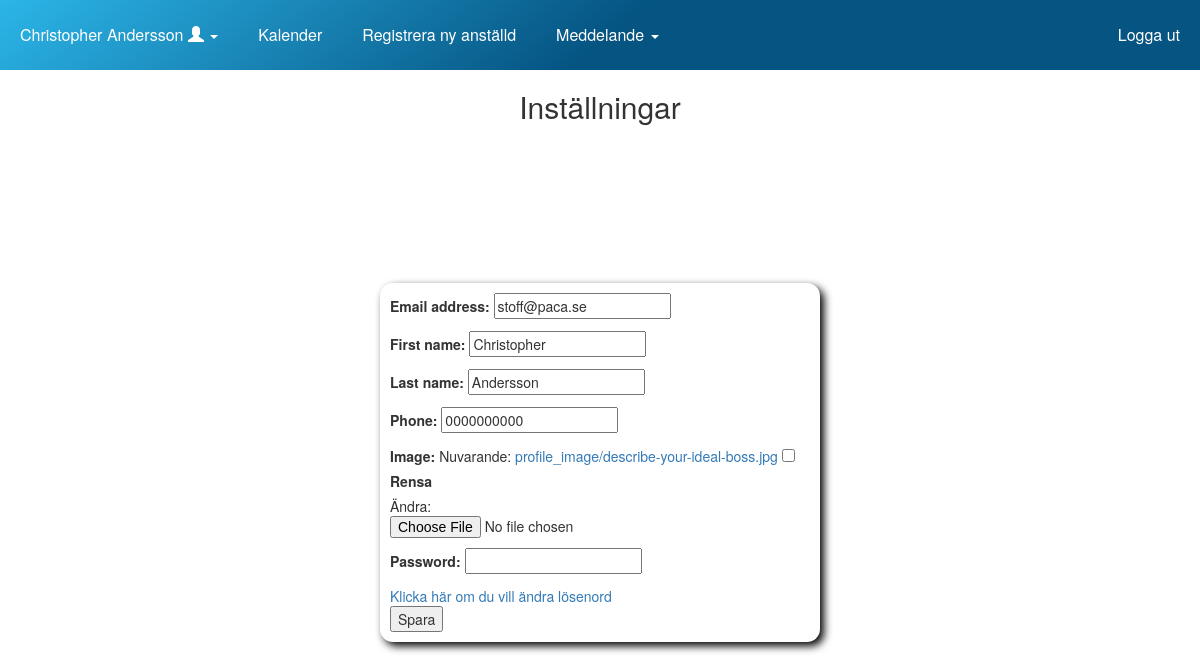
The app's page //edit_profile (signed in) with its own data.
### paca_app/models.py (models this page shows)
class User(AbstractUser):
    has_logged_in = models.BooleanField(default=False)
    phone = models.CharField(max_length=12)
    first_name = models.CharField(max_length=30)
    last_name = models.CharField(max_length=30)
    image = models.ImageField(upload_to="profile_image", blank=True)
    """ Nedan är för att förändra grundklassen som är inbyggd i Django """
    username = None
    email = models.EmailField(_('email address'), unique=True)
    USERNAME_FIELD = 'email'
    REQUIRED_FIELDS = []
    objects = UserManager()
    def __str__(self):
        return "{} {}".format(self.first_name, self.last_name)

### paca_app/views.py (the view, shortened to what this page needs)
# urls.py: path('/edit_profile', views.edit_profile, name='edit_profile'),
@login_required
def edit_profile(request):
    form = EditProfileForm(request.POST or None, instance=request.user)
    args = {'form': form}
    return render(request, 'edit_profile.html', args)

### paca_app/forms.py (shortened to what this page needs)
class EditProfileForm(UserChangeForm):
    password = forms.CharField(widget=forms.PasswordInput())
    class Meta:
        model = User
        fields = ['email', 'first_name', 'last_name', 'phone', 'image']
        exclude = []

### paca_app/templates/edit_profile.html (shortened to what this page needs)
{% extends 'base.html' %}
{% block header %}
  {% load static %}
  {{ block.super }}
{% endblock %}
{% block content %}
{% load static %}
  <h2>Inställningar</h2>
  <form method="post" id="formEdit" action=" " class="small-form" enctype="multipart/form-data">
   {{ form.as_p }}
   <div>
     <a href="{% url 'password' %}">Klicka här om du vill ändra lösenord</a>
   </div>
   <button type="submit">Spara</button>
 </form>
{% endblock %}

### paca_app/templates/base.html (shortened to what this page needs)
<!doctype html>
{% load static %}
<html lang="sv">
  <head>
    {% load static %}
    <link rel="stylesheet" href="//maxcdn.bootstrapcdn.com/bootstrap/3.2.0/css/bootstrap.min.css">
    <link rel="stylesheet" href="//maxcdn.bootstrapcdn.com/bootstrap/3.2.0/css/bootstrap-theme.min.css">
    <link rel="stylesheet" href="https://maxcdn.bootstrapcdn.com/bootstrap/3.3.7/css/bootstrap.min.css">
    <link href="https://cdnjs.cloudflare.com/ajax/libs/fullcalendar/3.9.0/fullcalendar.min.css" rel="stylesheet">
    <link href={% static "paca_app/calendar/fullcalendar.min.css"%} rel='stylesheet' />
    <link href={% static "paca_app/calendar/fullcalendar.print.min.css"%} rel='stylesheet' media='print' />
    <link rel="stylesheet" href="{% static '/stylesheets/overall.css' %}">
  </head>
  <body>
    {% block header %}
    <header>
      <nav id="firstHead">
        <ul id="Sort">
          <li class="nav-item dropdown">
              <a class="nav-link dropdown-toggle" href="#" id="navbarDropdown" data-toggle="dropdown" aria-haspopup="true" aria-expanded="false">
                {{request.user}}
                <span class="glyphicon glyphicon-user" aria-hidden="true"></span>
                <span class="caret"></span>
              </a>
          </li>
          <li class="nav-item">
            <a class="nav-link active" href="{% url 'index' %}">Kalender</a>
          </li>
          <li class="nav-item">
            <a class="nav-link disabled" href="/add_user">Registrera ny anställd</a>
          </li>
          <li class="nav-item dropdown">
            <a class="nav-link dropdown-toggle" href="#" id="navbarDropdownMenuLink" data-toggle="dropdown" aria-haspopup="true" aria-expanded="false">
              Meddelande
              <span class="caret"></span>
            </a>
          </li>
          <li class="nav-item pull-right">
              <a class="nav-link disabled" href="{% url 'logout' %}">Logga ut</a>
          </li>
        </ul>
      </nav>
    </header>
    {% endblock %}
    {% block content %}{% endblock %}
  </body>
</html>

### paca_app/static/stylesheets/overall.css (style rules this page uses)
.small-form { width:35vh; margin:auto; text-align:left; background:white; margin-top:20vh; }
body { text-align: center; background:white; }
#firstHead { line-height: 70px; height: 70px; background:linear-gradient(141deg, #2cb5e8 0%, #055482 51%, #055482 75%); z-index: 500; top: 0; left: 0; width: 100%; }
#Sort { margin: 0px; padding: 0px; }
#Sort > li { float: left; list-style: none; }
#Sort > li > a { display: block; color: white; font-size: 16px; font-weight: 500; padding: 0px 20px; min-width: 70px; text-decoration: none; transition: 0.4s all; }
#formEdit { width:55vh; margin:auto; text-align:left; background:white; padding:10px; border-radius:13px; box-shadow:4px 4px 8px black; margin-top:20vh; }

### records on screen
User: user "Christopher Andersson", email "stoff@paca.se", first_name "Christopher", last_name "Andersson", phone "0000000000"
